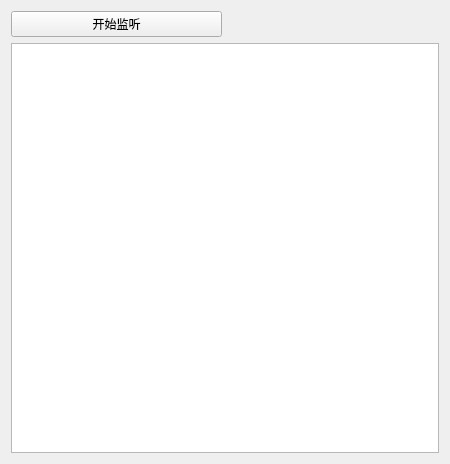
<?xml version="1.0" encoding="UTF-8"?>
<ui version="4.0">
 <class>tcp</class>
 <widget class="QWidget" name="tcp">
  <property name="geometry">
   <rect>
    <x>0</x>
    <y>0</y>
    <width>450</width>
    <height>464</height>
   </rect>
  </property>
  <property name="windowTitle">
   <string>tcp</string>
  </property>
  <layout class="QVBoxLayout" name="verticalLayout">
   <item>
    <layout class="QHBoxLayout" name="horizontalLayout">
     <item>
      <widget class="QPushButton" name="pushButton_startListen">
       <property name="text">
        <string>开始监听</string>
       </property>
      </widget>
     </item>
     <item>
      <widget class="QLabel" name="label_listen">
       <property name="frameShape">
        <enum>QFrame::NoFrame</enum>
       </property>
       <property name="text">
        <string/>
       </property>
      </widget>
     </item>
    </layout>
   </item>
   <item>
    <widget class="QTextBrowser" name="textBrowser"/>
   </item>
  </layout>
 </widget>
 <resources/>
 <connections/>
</ui>
